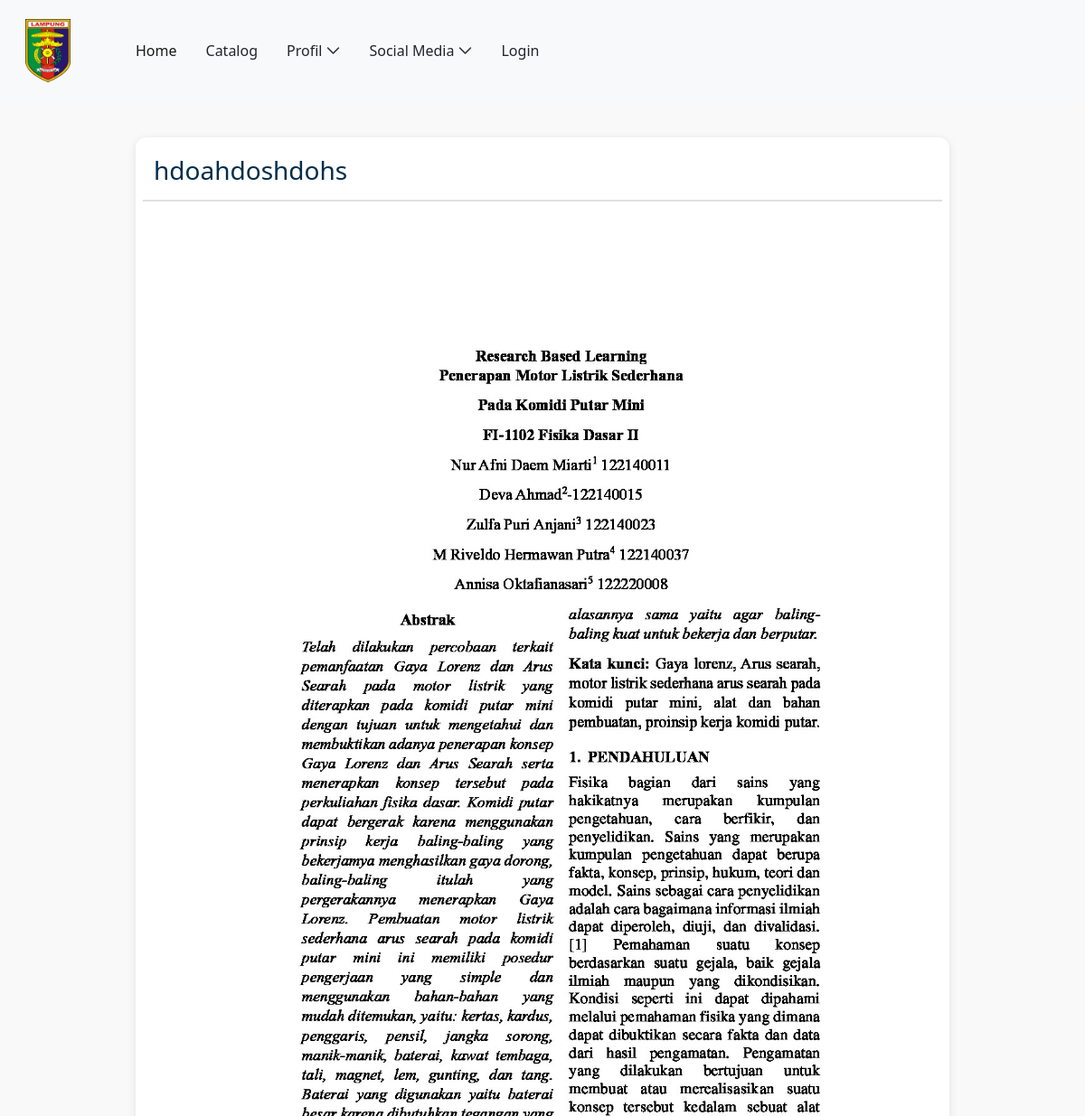
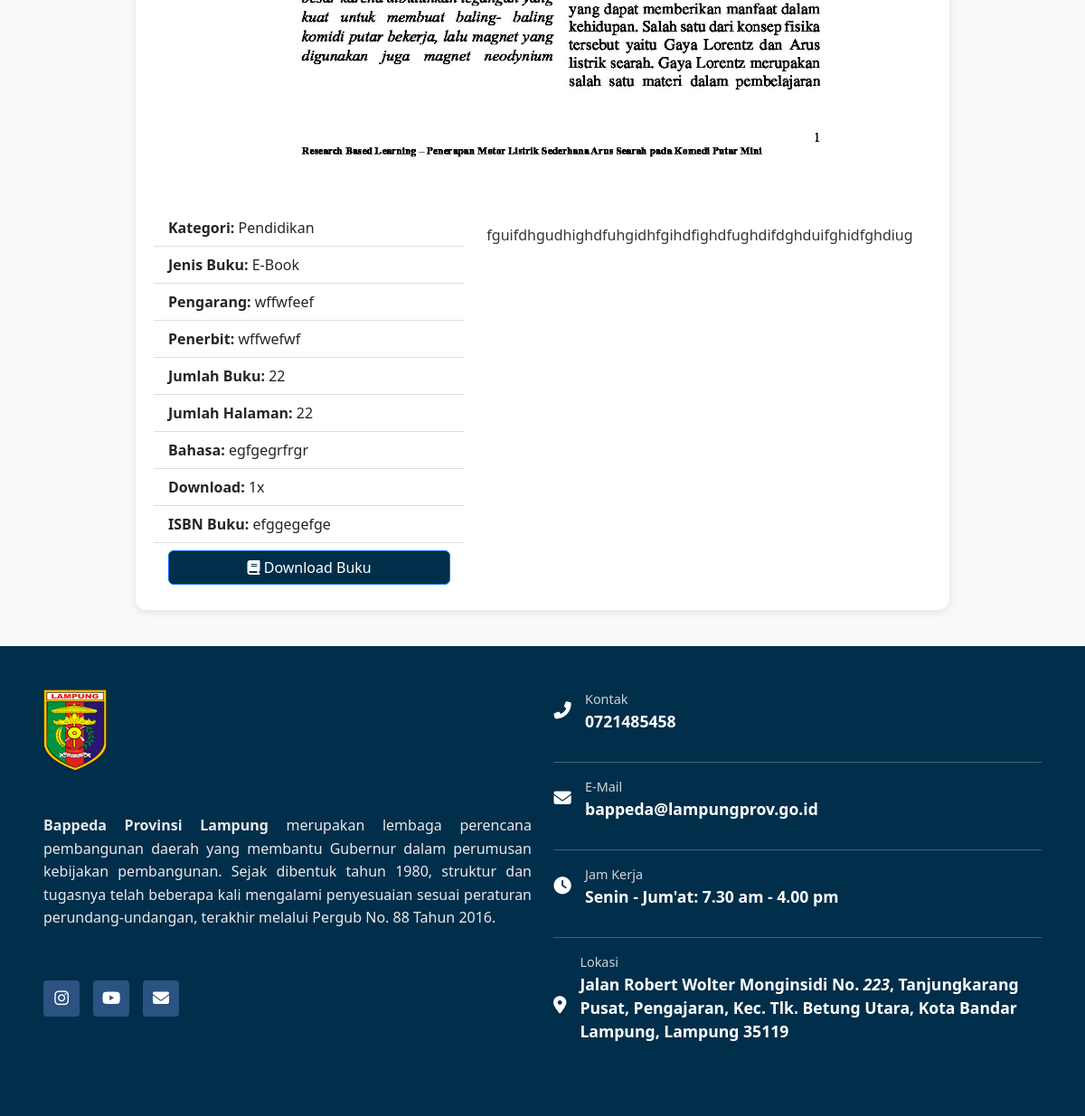
The app's page /pages/detail.php?id=98 with its own data (2 pictures, top to bottom).
### tables this page shows
CREATE TABLE `buku` (
  `id_buku` int NOT NULL AUTO_INCREMENT,
  `judul_buku` varchar(100) NOT NULL,
  `lampiran_buku` varchar(100) NOT NULL DEFAULT '"#"',
  `thumbnail_buku` varchar(100) NOT NULL DEFAULT '"#"',
  `id_informasi` int NOT NULL,
  `kategori_buku` varchar(100) NOT NULL,
  `jenis_buku` enum('Fisik','E-Book') NOT NULL DEFAULT 'E-Book',
  `pengarang_buku` varchar(100) NOT NULL,
  `penerbit_buku` varchar(100) NOT NULL,
  `jumlah_buku` int NOT NULL,
  `download` int NOT NULL DEFAULT '1',
  `pinjam` int NOT NULL DEFAULT '1',
  `deskripsi_buku` varchar(500) NOT NULL,
  PRIMARY KEY (`id_buku`),
  KEY `FK_id_informasi_idx` (`id_informasi`),
  KEY `FK_id_buku` (`judul_buku`),
  CONSTRAINT `FK_id_informasi` FOREIGN KEY (`id_informasi`) REFERENCES `informasi` (`id_informasi`) ON DELETE CASCADE ON UPDATE CASCADE
);

CREATE TABLE `informasi` (
  `id_informasi` int NOT NULL AUTO_INCREMENT,
  `jumlah_halaman` int NOT NULL,
  `bahasa_buku` varchar(45) NOT NULL,
  `isbn_buku` varchar(45) NOT NULL,
  PRIMARY KEY (`id_informasi`)
);

CREATE TABLE `footer` (
  `id_footer` int NOT NULL AUTO_INCREMENT,
  `footer_text` varchar(500) NOT NULL,
  `kontak` varchar(15) NOT NULL,
  `email` varchar(50) NOT NULL,
  `hari` varchar(45) NOT NULL,
  `jam` varchar(45) NOT NULL,
  `lokasi` varchar(500) NOT NULL,
  PRIMARY KEY (`id_footer`)
);

### config/class.php (called while the page is built, shortened)
<?php
$base_url = "/web-perpus";
class Perpustakaan{
    private $conn;
    public function __construct($dbConnection){
        $this->conn = $dbConnection;
    }
    public function viewBookDetail($id_berita): array{
        $id = $id_berita;
        $sql = <<<SQL
            SELECT buku.*, informasi.jumlah_halaman, informasi.bahasa_buku, informasi.isbn_buku
            FROM buku
            JOIN informasi ON buku.id_informasi = informasi.id_informasi
            WHERE buku.id_buku = ?
        SQL;
        $stmt = $this->conn->prepare($sql);
        $stmt->bindParam(1, $id);
        $stmt->execute();
        $book = $stmt->fetch(PDO::FETCH_ASSOC);
        return [
            "book" => $book
        ];
    }
    public function displayFooter(): array{
        $id = 1;
        $stmt = $this->conn->prepare("SELECT * FROM footer WHERE id_footer = ?");
        $stmt->bindParam(1, $id);
        $stmt->execute();
        $footer = $stmt->fetch(PDO::FETCH_ASSOC);
        return [
            "footer" => $footer
        ];
    }
}

### pages/detail.php (the view, shortened to what this page needs)
<?php
require_once __DIR__ . "/../config/class.php";
$conn = getConnection();
$perpustakaan = new Perpustakaan($conn);
if($_SERVER["REQUEST_METHOD"] == "GET") {
    if (isset($_GET['id'])) {
        $id_berita = $_GET['id'];
        $result = $perpustakaan->viewBookDetail($id_berita);
        $book = $result['book'];
    }
}
$footer = $perpustakaan->displayFooter();
$footerResult = $footer['footer'];
?>
<!DOCTYPE html>
<html lang="id">
<head>
    <link href="https://cdn.jsdelivr.net/npm/bootstrap@5.2.3/dist/css/bootstrap.min.css" rel="stylesheet">
    <link href="https://cdn.jsdelivr.net/npm/bootstrap-icons@1.10.5/font/bootstrap-icons.css" rel="stylesheet">
    <link rel="stylesheet" href="https://cdnjs.cloudflare.com/ajax/libs/font-awesome/6.5.0/css/all.min.css" />
    <link rel="stylesheet" href="../assets/style/style.css">
    <link rel="stylesheet" href="../assets/style/detail.css">
</head>
<body>
    <?php include '../components/navbar.php'; ?>
    <div class="container">
        <div class="row">
            <header class="book-header d-flex justify-content-between">
                <h1 class="book-title"><?= isset($book['judul_buku']) ? htmlspecialchars($book['judul_buku']) : "Tidak ada judul buku"  ?></h1>
            </header>
        </div>
        <div class="row">
            <img src="../assets/img/thumbnail/<?= $book["thumbnail_buku"]?>" alt="Book in a library">
        </div>
        <div class="row pt-2">
            <div class="col-md-5 col-12">
                <ul class="list-group list-group-flush">
                    <li class="list-group-item">
                        <span class="fw-bold">Kategori: </span><?= isset($book['kategori_buku']) ? htmlspecialchars($book['kategori_buku']) : "Tidak ada kategori buku" ?>
                    </li>
                    <li class="list-group-item">
                        <span class="fw-bold">Jenis Buku: </span><?= isset($book['jenis_buku']) ? htmlspecialchars($book['jenis_buku']) : "Tidak ada jenis buku" ?>
                    </li>
                    <li class="list-group-item">
                        <span class="fw-bold">Pengarang: </span><?= isset($book['pengarang_buku']) ? htmlspecialchars($book['pengarang_buku']) : "Tidak ada pengarang buku"; ?>
                    </li>
                    <li class="list-group-item">
                        <span class="fw-bold">Penerbit: </span><?= isset($book['penerbit_buku']) ? htmlspecialchars($book['penerbit_buku']) : "Tidak ada penerbit buku"; ?>
                    </li>
                    <li class="list-group-item">
                        <span class="fw-bold">Jumlah Buku: </span> <?= isset($book['jumlah_buku']) ? htmlspecialchars($book['jumlah_buku']) : "Tidak ada jumlah buku"; ?>
                    </li>
                    <li class="list-group-item">
                        <span class="fw-bold">Jumlah Halaman: </span> <?= isset($book['jumlah_halaman']) ? htmlspecialchars($book['jumlah_halaman']) : "Tidak ada jumlah halaman"; ?>
                    </li>
                    <li class="list-group-item">
                        <span class="fw-bold">Bahasa: </span> <?= isset($book['bahasa_buku']) ? htmlspecialchars($book['bahasa_buku']) : "Tidak ada bahasa buku";  ?>
                    </li>
                    <?php if($book["jenis_buku"] == "E-Book"){ ?>
                        <li class="list-group-item">
                            <span class="fw-bold">Download: </span> <?= isset($book['download']) ? htmlspecialchars($book['download']) : "Tidak ada download";  ?>x
                        </li>
                    <?php } else { ?>
                        <li class="list-group-item">
                            <span class="fw-bold">Pinjam: </span> <?= isset($book['pinjam']) ? htmlspecialchars($book['pinjam']) : "Tidak ada pinjam";  ?>x
                        </li>
                    <?php } ?>
                    <li class="list-group-item">
                        <span class="fw-bold">ISBN Buku: </span> <?= isset($book['isbn_buku']) ? htmlspecialchars($book['isbn_buku']) : "Tidak ada ISBN buku"; ?>
                    </li>
                    <?php if($book['jenis_buku'] == "E-Book"){?>
                        <li class="list-group-item">
                            <a href="download.php?id_buku=<?= $book['id_buku'] ?>" class="btn btn-primary w-100">
                                <i class="fa-solid fa-book"></i> Download Buku
                            </a>
                        </li>
                    <?php } ?>
                </ul>
            </div>
            <div class="col-md-7 col-12">
                <p style=""><?= isset($book['deskripsi_buku']) ? $book['deskripsi_buku'] : "Tidak ada deskripsi buku"; ?></p>
            </div>
        </div>
    </div>
    <?php include '../components/footer.php'; ?>
</body>
</html>

### components/footer.php
<footer>
    <div class="container-fluid p-5 footer-color">
        <div>
            <div class="row">
                <div class="col-sm-6 col-12 footer-content">
                    <div class="logo-section">
                        <img src="<?= $base_url?>/assets/img/Lampung_coa.png" alt="Logo" class="footer-logo">
                    </div>
                    <div class="footer-text">
                        <p><?= isset($footerResult["footer_text"]) ? htmlspecialchars_decode($footerResult["footer_text"]): "" ; ?></p>
                    </div>
                    <div class="social-icons">
                        <a href="https://www.instagram.com/bappeda_lampung/?hl=en" target="_blank"><i class="fab fa-instagram"></i></a>
                        <a href="https://www.youtube.com/channel/UCZMZAzUJh0EDYEU5FfV64eg" target="_blank"><i class="fab fa-youtube"></i></a>
                        <a href="#" target="_blank"><i class="fas fa-envelope"></i></a>
                    </div>
                </div>
                <div class="col-sm-6 col-12 py-sm-0 py-3">
                    <div class="row contact-info">
                        <div class="col-12 d-flex align-items-center mb-3">
                            <i class="fas fa-phone-alt contact-icon"></i>
                            <div class="contact-details">
                                <span class="contact-label">Kontak</span>
                                <span class="contact-value"><?= isset($footerResult["kontak"]) ? htmlspecialchars($footerResult["kontak"]): "" ; ?></span>
                            </div>
                        </div>
                    </div>
                    <hr>
                    <div class="row contact-info">
                        <div class="col-12 d-flex align-items-center mb-3">
                            <i class="fas fa-envelope contact-icon"></i>
                            <div class="contact-details">
                                <span class="contact-label">E-Mail</span>
                                <span class="contact-value"><?= isset($footerResult["email"]) ? htmlspecialchars($footerResult["email"]): "" ; ?></span>
                            </div>
                        </div>
                    </div>
                    <hr>
                    <div class="row contact-info">
                        <div class="col-12 d-flex align-items-center mb-3">
                            <i class="fas fa-clock contact-icon"></i>
                            <div class="contact-details">
                                <span class="contact-label">Jam Kerja</span>
                                <span class="contact-value"><?= isset($footerResult["hari"]) ? htmlspecialchars($footerResult["hari"]): "" ; ?>: <?= isset($footerResult["jam"]) ? htmlspecialchars($footerResult["jam"])  : "" ; ?></span>
                            </div>
                        </div>
                    </div>
                    <hr>
                    <div class="row contact-info">
                        <div class="col-12 d-flex align-items-center mb-3">
                            <i class="fas fa-map-marker-alt contact-icon"></i>
                            <div class="contact-details">
                                <span class="contact-label">Lokasi</span>
                                <span class="contact-value"><?= isset($footerResult["lokasi"]) ? htmlspecialchars_decode($footerResult["lokasi"]) : "" ; ?></span>
                            </div>
                        </div>
                    </div>
                </div>
            </div>
        </div>
    </div>
</footer>

### assets/style/style.css (style rules this page uses)
body { color: #012e4a; font-family: 'Segoe UI', Tahoma, Geneva, Verdana, sans-serif; background-color: #f8f9fa; }
a.btn.btn-primary { background-color: #012e4a; transition: all 0.3s ease; }
.footer-color { background-color: #012e4a; color: white; }
.footer-content { display: flex; flex-direction: column; gap: 2rem; }
.logo-section { margin-bottom: 1rem; }
.footer-logo { width: 70px; height: 90px; }
.footer-text { margin-bottom: 1.5rem; }
.footer-text p { font-size: 16px; line-height: 1.6; margin: 0; color: #e8e9ea; text-align: justify; }
.social-icons { display: flex; gap: 15px; }
.social-icons a { display: inline-flex; align-items: center; justify-content: center; width: 40px; height: 40px; background-color: #2c5282; color: white; text-decoration: none; border-radius: 4px; transition: background-color 0.3s ease; }
.social-icons i { font-size: 18px; }
.contact-info { color: white; }
.contact-icon { font-size: 1.2rem; margin-right: 15px; width: 20px; text-align: center; }
.contact-details { display: flex; flex-direction: column; }
.contact-label { font-size: 0.9rem; opacity: 0.8; }
.contact-value { font-weight: bold; font-size: 1.1rem; }

### assets/style/detail.css (style rules this page uses)
body { font-family: 'Segoe UI', Tahoma, Geneva, Verdana, sans-serif; background-color: #f9f9f9; margin: 0; padding: 0; color: #333; }
.container { max-width: 900px; margin: 40px auto; padding: 20px; background-color: #fff; border-radius: 12px; box-shadow: 0 2px 10px rgba(0,0,0,0.1); }
.book-header { border-bottom: 2px solid #e0e0e0; margin-bottom: 20px; padding-bottom: 10px; }
.book-title { font-size: 28px; color: #012e4a; margin-bottom: 5px; }

### records on screen
buku: judul_buku "hdoahdoshdohs", thumbnail_buku (picture), kategori_buku "Pendidikan", jenis_buku "E-Book", pengarang_buku "wffwfeef", penerbit_buku "wffwefwf", jumlah_buku "22", id_informasi.jumlah_halaman "22", id_informasi.bahasa_buku "egfgegrfrgr", download "1", id_informasi.isbn_buku "efggegefge", deskripsi_buku "fguifdhgudhighdfuhgidhfgihdfighdfughdifdghduifghidfghdiug"
footer: footer_text "Bappeda Provinsi Lampung merupakan lembaga perencana pembangunan daerah yang membantu Gubernur dalam perumusan kebijakan pembangunan. Sejak dibentuk tahun 1980, struktur dan tugasnya telah beberapa kali mengalami penyesuaian sesuai peraturan perundang-undangan, terakhir melalui Pergub No. 88 Tahun 2016.", kontak "0721485458", email "bappeda@lampungprov.go.id", hari "Senin - Jum'at", jam "7.30 am - 4.00 pm", lokasi "Jalan Robert Wolter Monginsidi No. 223 , Tanjungkarang Pusat, Pengajaran, Kec. Tlk. Betung Utara, Kota Bandar Lampung, Lampung 35119"
